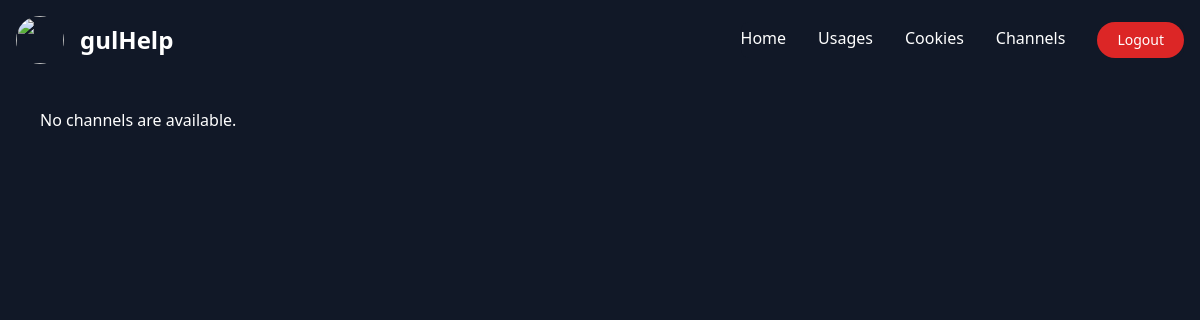
/channels/ (signed in), run on an earlier commit of the app's database.
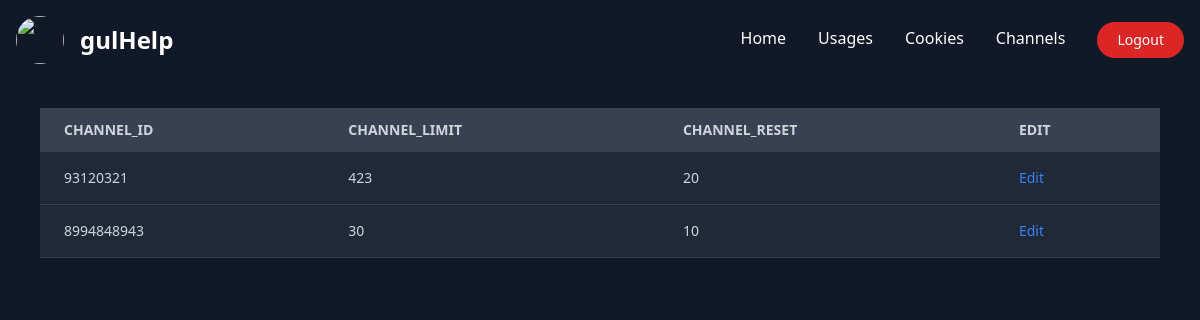
And on a later commit of the database.
### dashboard/models.py (models this page shows, shortened)
class Channel(models.Model):
    channel_id = models.IntegerField()
    channel_limit = models.IntegerField()
    channel_reset = models.IntegerField()

### dashboard/views.py (the view)
# urls.py: path("channels/", login_required(views.channels), name="channels"),
def channels(request):
    context = {
        'channels' : Channel.objects.all()
    }
    return render(request, "channels.html", context)

### dashboard/templates/channels.html
{% extends "master.html" %}
{% block content %}
<div class="relative overflow-x-auto px-10 py-7">
    {% if channels %}
    <table class="w-full text-sm text-left text-gray-500">
        <thead class="text-md text-gray-300 uppercase bg-gray-700">
            <tr>
                <th scope="col" class="px-6 py-3">channel_id</th>
                <th scope="col" class="px-6 py-3">channel_limit</th>
                <th scope="col" class="px-6 py-3">channel_reset</th>
                <th scope="col" class="px-6 py-3">edit</th>
            </tr>
        </thead>
        <tbody>
            {% for channel in channels %}
            <tr
                class="border-b bg-gray-800 border-gray-700 hover:bg-gray-600 text-gray-300"
            >
                <td class="px-6 py-4">{{ channel.channel_id }}</td>
                <td class="px-6 py-4">{{ channel.channel_limit }}</td>
                <td class="px-6 py-4">{{ channel.channel_reset }}</td>
                <td scope="col" class="px-6 py-3">
                    <a
                        href="{% url 'api:delete_channel' %}"
                        class="font-medium text-blue-500 hover:underline"
                        >Edit</a
                    >
                </td>
            </tr>
            {% endfor %}
        </tbody>
    </table>
    {% else %}
    <p class="text-white">No channels are available.</p>
    {% endif %}
</div>
{% endblock %}

What changed in the data, as far as the page shows it:
added Channel: channel_id "93120321", channel_limit "423", channel_reset "20"
added Channel: channel_id "8994848943", channel_limit "30", channel_reset "10"
Also different on the page:
text no longer shown: "No channels are available."
text now shown: "CHANNEL_ID CHANNEL_LIMIT CHANNEL_RESET EDIT"
